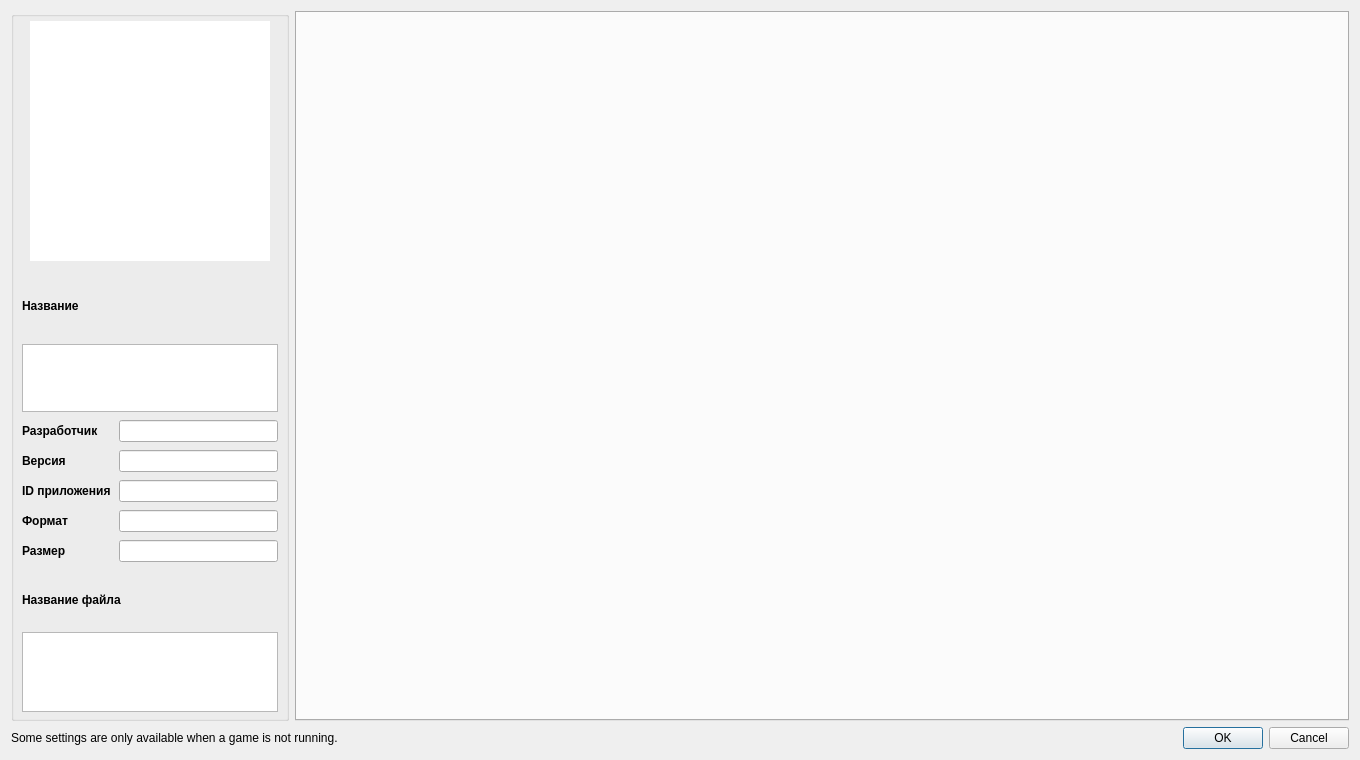
<?xml version="1.0" encoding="UTF-8"?>
<ui version="4.0">
 <class>ConfigurePerGame</class>
 <widget class="QDialog" name="ConfigurePerGame">
  <property name="geometry">
   <rect>
    <x>0</x>
    <y>0</y>
    <width>1360</width>
    <height>760</height>
   </rect>
  </property>
  <property name="minimumSize">
   <size>
    <width>1200</width>
    <height>720</height>
   </size>
  </property>
  <property name="windowTitle">
   <string>Параметры игры</string>
  </property>
  <layout class="QVBoxLayout" name="verticalLayout_3">
   <item>
    <layout class="QHBoxLayout" name="horizontalLayout">
     <item>
      <widget class="QGroupBox" name="groupBox">
       <property name="sizePolicy">
        <sizepolicy hsizetype="Maximum" vsizetype="Preferred">
         <horstretch>0</horstretch>
         <verstretch>0</verstretch>
        </sizepolicy>
       </property>
       <property name="title">
        <string/>
       </property>
        <layout class="QVBoxLayout" name="verticalLayout">
         <property name="spacing">
          <number>8</number>
         </property>
         <property name="leftMargin">
          <number>8</number>
         </property>
         <property name="topMargin">
          <number>4</number>
         </property>
         <property name="rightMargin">
          <number>8</number>
         </property>
         <property name="bottomMargin">
          <number>6</number>
         </property>
         <item alignment="Qt::AlignHCenter">
          <widget class="QGraphicsView" name="icon_view">
           <property name="sizePolicy">
            <sizepolicy hsizetype="Fixed" vsizetype="Fixed">
             <horstretch>0</horstretch>
             <verstretch>0</verstretch>
            </sizepolicy>
           </property>
           <property name="minimumSize">
            <size>
             <width>240</width>
             <height>240</height>
            </size>
           </property>
           <property name="maximumSize">
            <size>
             <width>240</width>
             <height>240</height>
            </size>
           </property>
           <property name="frameShape">
            <enum>QFrame::NoFrame</enum>
           </property>
           <property name="verticalScrollBarPolicy">
            <enum>Qt::ScrollBarAlwaysOff</enum>
           </property>
           <property name="horizontalScrollBarPolicy">
            <enum>Qt::ScrollBarAlwaysOff</enum>
           </property>
           <property name="interactive">
            <bool>false</bool>
           </property>
          </widget>
         </item>
         <item>
          <layout class="QVBoxLayout" name="name_layout">
           <property name="spacing">
            <number>2</number>
           </property>
           <item>
            <widget class="QLabel" name="label">
             <property name="text">
              <string>Название</string>
             </property>
             <property name="font">
              <font>
               <bold>true</bold>
              </font>
             </property>
             <property name="alignment">
              <set>Qt::AlignLeading|Qt::AlignLeft|Qt::AlignVCenter</set>
             </property>
            </widget>
           </item>
           <item>
            <widget class="QTextEdit" name="display_name">
             <property name="enabled">
              <bool>true</bool>
             </property>
             <property name="readOnly">
              <bool>true</bool>
             </property>
             <property name="acceptRichText">
              <bool>false</bool>
             </property>
             <property name="minimumSize">
              <size>
               <width>0</width>
               <height>60</height>
              </size>
             </property>
             <property name="maximumSize">
              <size>
               <width>16777215</width>
               <height>68</height>
              </size>
             </property>
            </widget>
           </item>
          </layout>
         </item>
         <item>
          <layout class="QGridLayout" name="gridLayout_2">
           <property name="verticalSpacing">
            <number>8</number>
           </property>
           <property name="horizontalSpacing">
            <number>8</number>
           </property>
           <item row="0" column="0">
            <widget class="QLabel" name="label_2">
             <property name="text">
              <string>Разработчик</string>
             </property>
             <property name="font">
              <font>
               <bold>true</bold>
              </font>
             </property>
             <property name="alignment">
              <set>Qt::AlignLeading|Qt::AlignLeft|Qt::AlignVCenter</set>
             </property>
            </widget>
           </item>
           <item row="0" column="1">
            <widget class="QLineEdit" name="display_developer">
             <property name="enabled">
              <bool>true</bool>
             </property>
             <property name="readOnly">
              <bool>true</bool>
             </property>
             <property name="alignment">
              <set>Qt::AlignLeading|Qt::AlignLeft|Qt::AlignVCenter</set>
             </property>
             <property name="cursorPosition">
              <number>0</number>
             </property>
            </widget>
           </item>
           <item row="1" column="0">
            <widget class="QLabel" name="label_3">
             <property name="text">
              <string>Версия</string>
             </property>
             <property name="font">
              <font>
               <bold>true</bold>
              </font>
             </property>
             <property name="alignment">
              <set>Qt::AlignLeading|Qt::AlignLeft|Qt::AlignVCenter</set>
             </property>
            </widget>
           </item>
           <item row="1" column="1">
            <widget class="QLineEdit" name="display_version">
             <property name="enabled">
              <bool>true</bool>
             </property>
             <property name="readOnly">
              <bool>true</bool>
             </property>
             <property name="alignment">
              <set>Qt::AlignLeading|Qt::AlignLeft|Qt::AlignVCenter</set>
             </property>
            </widget>
           </item>
           <item row="2" column="0">
            <widget class="QLabel" name="label_4">
             <property name="text">
              <string>ID приложения</string>
             </property>
             <property name="font">
              <font>
               <bold>true</bold>
              </font>
             </property>
             <property name="alignment">
              <set>Qt::AlignLeading|Qt::AlignLeft|Qt::AlignVCenter</set>
             </property>
            </widget>
           </item>
           <item row="2" column="1">
            <widget class="QLineEdit" name="display_title_id">
             <property name="enabled">
              <bool>true</bool>
             </property>
             <property name="readOnly">
              <bool>true</bool>
             </property>
             <property name="alignment">
              <set>Qt::AlignLeading|Qt::AlignLeft|Qt::AlignVCenter</set>
             </property>
            </widget>
           </item>
           <item row="3" column="0">
            <widget class="QLabel" name="label_5">
             <property name="text">
              <string>Формат</string>
             </property>
             <property name="font">
              <font>
               <bold>true</bold>
              </font>
             </property>
             <property name="alignment">
              <set>Qt::AlignLeading|Qt::AlignLeft|Qt::AlignVCenter</set>
             </property>
            </widget>
           </item>
           <item row="3" column="1">
            <widget class="QLineEdit" name="display_format">
             <property name="enabled">
              <bool>true</bool>
             </property>
             <property name="readOnly">
              <bool>true</bool>
             </property>
             <property name="alignment">
              <set>Qt::AlignLeading|Qt::AlignLeft|Qt::AlignVCenter</set>
             </property>
            </widget>
           </item>
           <item row="4" column="0">
            <widget class="QLabel" name="label_6">
             <property name="text">
              <string>Размер</string>
             </property>
             <property name="font">
              <font>
               <bold>true</bold>
              </font>
             </property>
             <property name="alignment">
              <set>Qt::AlignLeading|Qt::AlignLeft|Qt::AlignVCenter</set>
             </property>
            </widget>
           </item>
           <item row="4" column="1">
            <widget class="QLineEdit" name="display_size">
             <property name="enabled">
              <bool>true</bool>
             </property>
             <property name="readOnly">
              <bool>true</bool>
             </property>
             <property name="alignment">
              <set>Qt::AlignLeading|Qt::AlignLeft|Qt::AlignVCenter</set>
             </property>
            </widget>
           </item>
          </layout>
         </item>
         <item>
          <layout class="QVBoxLayout" name="filename_layout">
           <property name="spacing">
            <number>2</number>
           </property>
           <item>
            <widget class="QLabel" name="label_7">
             <property name="text">
              <string>Название файла</string>
             </property>
             <property name="font">
              <font>
               <bold>true</bold>
              </font>
             </property>
             <property name="alignment">
              <set>Qt::AlignLeading|Qt::AlignLeft|Qt::AlignVCenter</set>
             </property>
            </widget>
           </item>
           <item>
            <widget class="QTextEdit" name="display_filename">
             <property name="enabled">
              <bool>true</bool>
             </property>
             <property name="readOnly">
              <bool>true</bool>
             </property>
             <property name="acceptRichText">
              <bool>false</bool>
             </property>
             <property name="sizePolicy">
              <sizepolicy hsizetype="Expanding" vsizetype="Expanding">
               <horstretch>0</horstretch>
               <verstretch>1</verstretch>
              </sizepolicy>
             </property>
             <property name="minimumSize">
              <size>
               <width>0</width>
               <height>60</height>
              </size>
             </property>
             <property name="maximumSize">
              <size>
               <width>16777215</width>
               <height>80</height>
              </size>
             </property>
            </widget>
           </item>
          </layout>
         </item>
        </layout>
      </widget>
     </item>
     <item>
      <layout class="QVBoxLayout" name="VerticalLayout">
       <item>
        <layout class="QVBoxLayout" name="verticalLayout_2"/>
       </item>
       <item>
        <widget class="QTabWidget" name="tabWidget">
         <property name="enabled">
          <bool>true</bool>
         </property>
         <property name="currentIndex">
          <number>-1</number>
         </property>
         <property name="usesScrollButtons">
          <bool>true</bool>
         </property>
         <property name="documentMode">
          <bool>false</bool>
         </property>
         <property name="tabsClosable">
          <bool>false</bool>
         </property>
        </widget>
       </item>
      </layout>
     </item>
    </layout>
   </item>
   <item>
    <layout class="QHBoxLayout" name="horizontalLayout_2">
     <item>
      <widget class="QLabel" name="label_8">
       <property name="text">
        <string>Some settings are only available when a game is not running.</string>
       </property>
      </widget>
     </item>
     <item>
      <widget class="QDialogButtonBox" name="buttonBox">
       <property name="sizePolicy">
        <sizepolicy hsizetype="Preferred" vsizetype="Preferred">
         <horstretch>0</horstretch>
         <verstretch>0</verstretch>
        </sizepolicy>
       </property>
       <property name="orientation">
        <enum>Qt::Horizontal</enum>
       </property>
       <property name="standardButtons">
        <set>QDialogButtonBox::Cancel|QDialogButtonBox::Ok</set>
       </property>
      </widget>
     </item>
    </layout>
   </item>
  </layout>
 </widget>
 <resources/>
 <connections>
  <connection>
   <sender>buttonBox</sender>
   <signal>accepted()</signal>
   <receiver>ConfigurePerGame</receiver>
   <slot>accept()</slot>
   <hints>
    <hint type="sourcelabel">
     <x>20</x>
     <y>20</y>
    </hint>
    <hint type="destinationlabel">
     <x>20</x>
     <y>20</y>
    </hint>
   </hints>
  </connection>
  <connection>
   <sender>buttonBox</sender>
   <signal>rejected()</signal>
   <receiver>ConfigurePerGame</receiver>
   <slot>reject()</slot>
   <hints>
    <hint type="sourcelabel">
     <x>20</x>
     <y>20</y>
    </hint>
    <hint type="destinationlabel">
     <x>20</x>
     <y>20</y>
    </hint>
   </hints>
  </connection>
 </connections>
</ui>
